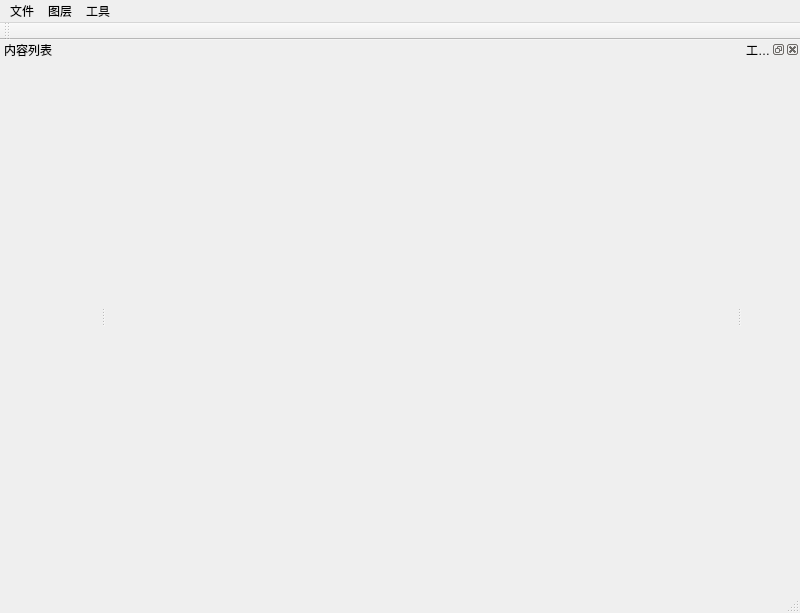
<?xml version="1.0" encoding="UTF-8"?>
<ui version="4.0">
 <class>MainWindow</class>
 <widget class="QMainWindow" name="MainWindow">
  <property name="geometry">
   <rect>
    <x>0</x>
    <y>0</y>
    <width>800</width>
    <height>613</height>
   </rect>
  </property>
  <property name="minimumSize">
   <size>
    <width>800</width>
    <height>600</height>
   </size>
  </property>
  <property name="windowTitle">
   <string>我爱学姐、学妹也是</string>
  </property>
  <property name="iconSize">
   <size>
    <width>30</width>
    <height>30</height>
   </size>
  </property>
  <widget class="QWidget" name="mapcanvas">
   <layout class="QHBoxLayout" name="horizontalLayout"/>
  </widget>
  <widget class="QMenuBar" name="menubar">
   <property name="geometry">
    <rect>
     <x>0</x>
     <y>0</y>
     <width>800</width>
     <height>26</height>
    </rect>
   </property>
   <widget class="QMenu" name="menuFile">
    <property name="title">
     <string>文件</string>
    </property>
    <addaction name="actionOpenProj"/>
    <addaction name="actionQuit"/>
   </widget>
   <widget class="QMenu" name="menuLayer">
    <property name="title">
     <string>图层</string>
    </property>
    <widget class="QMenu" name="menuLayerImport">
     <property name="title">
      <string>导入</string>
     </property>
     <addaction name="actionImportVectorLayer"/>
     <addaction name="actionImportRasterLayer"/>
    </widget>
    <addaction name="menuLayerImport"/>
   </widget>
   <widget class="QMenu" name="menuTool">
    <property name="title">
     <string>工具</string>
    </property>
    <addaction name="actionToolbox"/>
   </widget>
   <addaction name="menuFile"/>
   <addaction name="menuLayer"/>
   <addaction name="menuTool"/>
  </widget>
  <widget class="QStatusBar" name="statusbar"/>
  <widget class="QDockWidget" name="tocDock">
   <property name="sizePolicy">
    <sizepolicy hsizetype="Preferred" vsizetype="Expanding">
     <horstretch>0</horstretch>
     <verstretch>0</verstretch>
    </sizepolicy>
   </property>
   <property name="minimumSize">
    <size>
     <width>100</width>
     <height>42</height>
    </size>
   </property>
   <property name="contextMenuPolicy">
    <enum>Qt::NoContextMenu</enum>
   </property>
   <property name="floating">
    <bool>false</bool>
   </property>
   <property name="features">
    <set>QDockWidget::DockWidgetMovable</set>
   </property>
   <property name="windowTitle">
    <string>内容列表</string>
   </property>
   <attribute name="dockWidgetArea">
    <number>1</number>
   </attribute>
   <widget class="QWidget" name="tocView">
    <property name="sizePolicy">
     <sizepolicy hsizetype="Expanding" vsizetype="Expanding">
      <horstretch>0</horstretch>
      <verstretch>0</verstretch>
     </sizepolicy>
    </property>
   </widget>
  </widget>
  <widget class="QToolBar" name="toolbar">
   <property name="windowTitle">
    <string>toolBar</string>
   </property>
   <attribute name="toolBarArea">
    <enum>TopToolBarArea</enum>
   </attribute>
   <attribute name="toolBarBreak">
    <bool>false</bool>
   </attribute>
  </widget>
  <widget class="QDockWidget" name="toolboxDock">
   <property name="enabled">
    <bool>true</bool>
   </property>
   <property name="windowTitle">
    <string>工具箱</string>
   </property>
   <attribute name="dockWidgetArea">
    <number>2</number>
   </attribute>
   <widget class="QWidget" name="toolbox">
    <layout class="QVBoxLayout" name="verticalLayout"/>
   </widget>
  </widget>
  <action name="actionOpenProj">
   <property name="text">
    <string>打开工程</string>
   </property>
  </action>
  <action name="actionQuit">
   <property name="text">
    <string>退出</string>
   </property>
   <property name="statusTip">
    <string>退出程序。</string>
   </property>
  </action>
  <action name="actionImportRasterLayer">
   <property name="text">
    <string>栅格</string>
   </property>
  </action>
  <action name="actionImportVectorLayer">
   <property name="text">
    <string>矢量</string>
   </property>
  </action>
  <action name="actionToolbox">
   <property name="checkable">
    <bool>true</bool>
   </property>
   <property name="checked">
    <bool>false</bool>
   </property>
   <property name="text">
    <string>工具箱</string>
   </property>
  </action>
 </widget>
 <resources/>
 <connections>
  <connection>
   <sender>actionToolbox</sender>
   <signal>toggled(bool)</signal>
   <receiver>toolboxDock</receiver>
   <slot>setVisible(bool)</slot>
   <hints>
    <hint type="sourcelabel">
     <x>-1</x>
     <y>-1</y>
    </hint>
    <hint type="destinationlabel">
     <x>752</x>
     <y>317</y>
    </hint>
   </hints>
  </connection>
  <connection>
   <sender>toolboxDock</sender>
   <signal>visibilityChanged(bool)</signal>
   <receiver>actionToolbox</receiver>
   <slot>setChecked(bool)</slot>
   <hints>
    <hint type="sourcelabel">
     <x>752</x>
     <y>317</y>
    </hint>
    <hint type="destinationlabel">
     <x>-1</x>
     <y>-1</y>
    </hint>
   </hints>
  </connection>
  <connection>
   <sender>actionQuit</sender>
   <signal>triggered()</signal>
   <receiver>MainWindow</receiver>
   <slot>close()</slot>
   <hints>
    <hint type="sourcelabel">
     <x>-1</x>
     <y>-1</y>
    </hint>
    <hint type="destinationlabel">
     <x>399</x>
     <y>306</y>
    </hint>
   </hints>
  </connection>
 </connections>
</ui>
